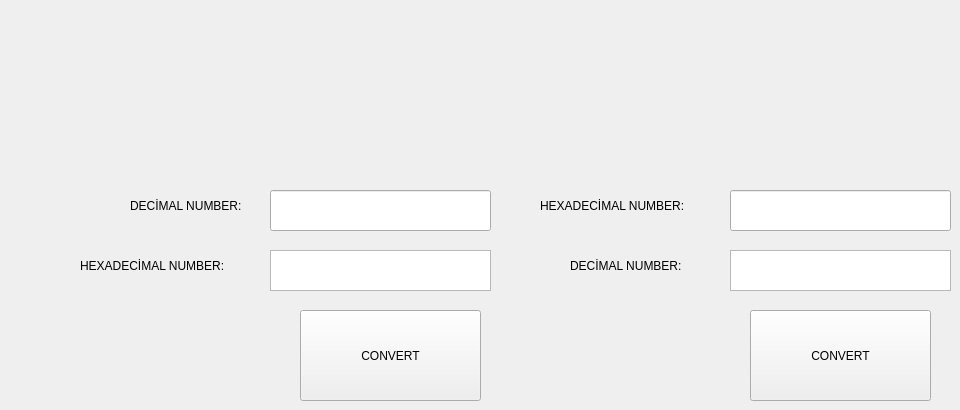
   <widget class="QWidget" name="tab7">
    <attribute name="title">
     <string>DECIMAL2HEX</string>
    </attribute>
    <widget class="QTextEdit" name="RES_DEC_2">
     <property name="geometry">
      <rect>
       <x>730</x>
       <y>250</y>
       <width>221</width>
       <height>41</height>
      </rect>
     </property>
     <property name="textInteractionFlags">
      <set>Qt::LinksAccessibleByMouse|Qt::TextSelectableByMouse</set>
     </property>
    </widget>
    <widget class="QLabel" name="label_29">
     <property name="geometry">
      <rect>
       <x>80</x>
       <y>240</y>
       <width>181</width>
       <height>51</height>
      </rect>
     </property>
     <property name="text">
      <string>HEXADECİMAL NUMBER:</string>
     </property>
    </widget>
    <widget class="QLineEdit" name="lineEdit_HEX_INPUT_3">
     <property name="geometry">
      <rect>
       <x>730</x>
       <y>190</y>
       <width>221</width>
       <height>41</height>
      </rect>
     </property>
     <property name="text">
      <string/>
     </property>
    </widget>
    <widget class="QLabel" name="label_26">
     <property name="geometry">
      <rect>
       <x>130</x>
       <y>180</y>
       <width>131</width>
       <height>51</height>
      </rect>
     </property>
     <property name="text">
      <string>DECİMAL NUMBER:</string>
     </property>
    </widget>
    <widget class="QPushButton" name="BTN_DEC2HEX">
     <property name="geometry">
      <rect>
       <x>300</x>
       <y>310</y>
       <width>181</width>
       <height>91</height>
      </rect>
     </property>
     <property name="text">
      <string>CONVERT</string>
     </property>
     <property name="icon">
      <iconset resource="icons.qrc">
       <normaloff>:/icons/icons/Apps-Accessories-Media-Converter-icon.png</normaloff>:/icons/icons/Apps-Accessories-Media-Converter-icon.png</iconset>
     </property>
     <property name="iconSize">
      <size>
       <width>60</width>
       <height>60</height>
      </size>
     </property>
    </widget>
    <widget class="QPushButton" name="BTN_HEX2DEC">
     <property name="geometry">
      <rect>
       <x>750</x>
       <y>310</y>
       <width>181</width>
       <height>91</height>
      </rect>
     </property>
     <property name="text">
      <string>CONVERT</string>
     </property>
     <property name="icon">
      <iconset resource="icons.qrc">
       <normaloff>:/icons/icons/Apps-Accessories-Media-Converter-icon.png</normaloff>:/icons/icons/Apps-Accessories-Media-Converter-icon.png</iconset>
     </property>
     <property name="iconSize">
      <size>
       <width>60</width>
       <height>60</height>
      </size>
     </property>
    </widget>
    <widget class="QLabel" name="label_27">
     <property name="geometry">
      <rect>
       <x>540</x>
       <y>180</y>
       <width>181</width>
       <height>51</height>
      </rect>
     </property>
     <property name="text">
      <string>HEXADECİMAL NUMBER:</string>
     </property>
    </widget>
    <widget class="QTextEdit" name="RES_HEX_2">
     <property name="geometry">
      <rect>
       <x>270</x>
       <y>250</y>
       <width>221</width>
       <height>41</height>
      </rect>
     </property>
     <property name="textInteractionFlags">
      <set>Qt::LinksAccessibleByMouse|Qt::TextSelectableByMouse</set>
     </property>
    </widget>
    <widget class="QLineEdit" name="lineEdit_DEC_INPUT_3">
     <property name="geometry">
      <rect>
       <x>270</x>
       <y>190</y>
       <width>221</width>
       <height>41</height>
      </rect>
     </property>
     <property name="text">
      <string/>
     </property>
    </widget>
    <widget class="QLabel" name="label_28">
     <property name="geometry">
      <rect>
       <x>570</x>
       <y>240</y>
       <width>141</width>
       <height>51</height>
      </rect>
     </property>
     <property name="text">
      <string>DECİMAL NUMBER:</string>
     </property>
    </widget>
   </widget>
